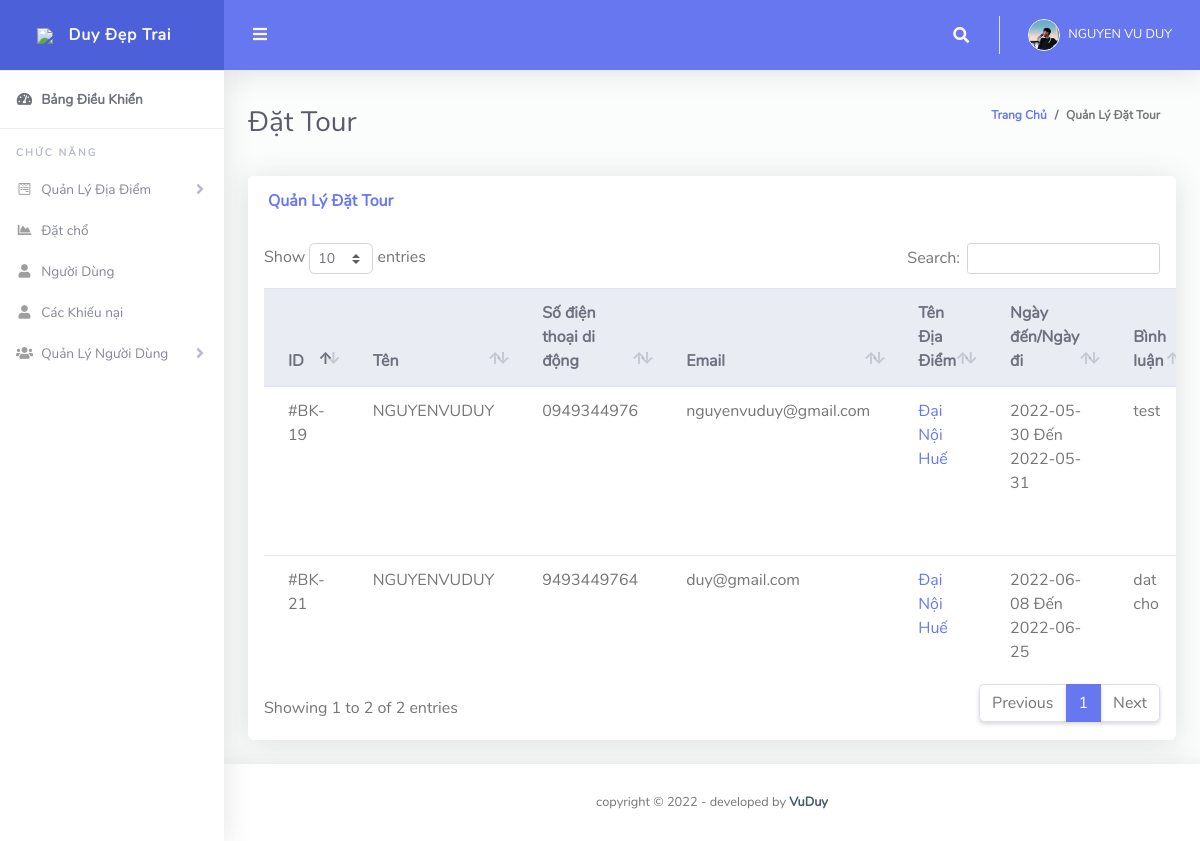
The page /admin/manage_bookings.php (signed in) on the database its author committed.
### tables this page shows
CREATE TABLE `tblusers` (
  `id` int(11) NOT NULL,
  `FullName` varchar(100) DEFAULT NULL,
  `MobileNumber` char(10) DEFAULT NULL,
  `EmailId` varchar(70) DEFAULT NULL,
  `Password` varchar(100) DEFAULT NULL,
  `RegDate` timestamp NULL DEFAULT current_timestamp(),
  `UpdationDate` timestamp NULL DEFAULT NULL ON UPDATE current_timestamp()
);

CREATE TABLE `tblbooking` (
  `BookingId` int(11) NOT NULL,
  `PackageId` int(11) DEFAULT NULL,
  `UserEmail` varchar(100) DEFAULT NULL,
  `FromDate` varchar(100) DEFAULT NULL,
  `ToDate` varchar(100) DEFAULT NULL,
  `Comment` mediumtext DEFAULT NULL,
  `RegDate` timestamp NULL DEFAULT current_timestamp(),
  `status` int(11) DEFAULT NULL,
  `CancelledBy` varchar(5) DEFAULT NULL,
  `UpdationDate` timestamp NULL DEFAULT NULL ON UPDATE current_timestamp()
);

CREATE TABLE `tbltourpackages` (
  `PackageId` int(11) NOT NULL,
  `PackageName` varchar(200) DEFAULT NULL,
  `PackageType` mediumtext DEFAULT NULL,
  `PackageLocation` varchar(10000) DEFAULT NULL,
  `PackagePrice` varchar(1100) DEFAULT NULL,
  `PackageFetures` varchar(255) DEFAULT NULL,
  `PackageDetails` mediumtext DEFAULT NULL,
  `PackageImage` varchar(100) DEFAULT NULL,
  `Creationdate` timestamp NULL DEFAULT current_timestamp(),
  `UpdationDate` timestamp NULL DEFAULT NULL ON UPDATE current_timestamp()
);

### admin/manage_bookings.php (the view, shortened to what this page needs)
<?php
include('includes/checklogin.php');
?>
<!DOCTYPE html>
<html lang="en">
<head>
  <link href="vendor/fontawesome-free/css/all.min.css" rel="stylesheet" type="text/css">
  <link href="vendor/bootstrap/css/bootstrap.min.css" rel="stylesheet" type="text/css">
  <link href="css/ruang-admin.min.css" rel="stylesheet">
  <link href="vendor/datatables/dataTables.bootstrap4.min.css" rel="stylesheet">
</head>
<body id="page-top">
  <div id="wrapper">
    <?php include('includes/sidebar.php');?>
    <div id="content-wrapper" class="d-flex flex-column">
      <div id="content">
        <?php include('includes/header.php');?>
        <div class="container-fluid" id="container-wrapper">
          <div class="d-sm-flex align-items-center justify-content-between mb-4">
            <h1 class="h3 mb-0 text-gray-800">Đặt Tour</h1>
            <ol class="breadcrumb">
              <li class="breadcrumb-item"><a href="dashboard.php">Trang Chủ</a></li>
              <li class="breadcrumb-item active" aria-current="page">Quản Lý Đặt Tour</li>
            </ol>
          </div>
          <div class="row">
            <div class="col-lg-12">
              <div class="card mb-4">
                <div class="card-header py-3 d-flex flex-row align-items-center justify-content-between">
                  <h6 class="m-0 font-weight-bold text-primary">Quản Lý Đặt Tour</h6>
                </div>
                <div class="table-responsive p-3">
                  <table class="table align-items-center table-flush table-hover" id="dataTableHover">
                    <thead class="thead-light">
                      <tr>
                        <th>ID</th>
                        <th>Tên</th>
                        <th>Số điện thoại di động</th>
                        <th>Email </th>
                        <th>Tên Địa Điểm  </th>
                        <th>Ngày đến/Ngày đi </th>
                        <th>Bình luận </th>
                      </tr>
                    </thead>
                    <tbody>
                     <?php $sql = "SELECT tblbooking.BookingId as bookid,tblusers.FullName as fname,tblusers.MobileNumber as mnumber,tblusers.EmailId as email,tbltourpackages.PackageName as pckname,tblbooking.PackageId as pid,tblbooking.FromDate as fdate,tblbooking.ToDate as tdate,tblbooking.Comment as comment,tblbooking.status as status,tblbooking.CancelledBy as cancelby,tblbooking.UpdationDate as upddate from tblusers join  tblbooking on  tblbooking.UserEmail=tblusers.EmailId join tbltourpackages on tbltourpackages.PackageId=tblbooking.PackageId";
                     $query = $dbh -> prepare($sql);
                     $query->execute();
                     $results=$query->fetchAll(PDO::FETCH_OBJ);
                     if($query->rowCount() > 0)
                     {
                      foreach($results as $result)
                        {       ?>
                          <tr>
                            <td>#BK-<?php echo htmlentities($result->bookid);?></td>
                            <td><?php echo htmlentities($result->fname);?></td>
                            <td><?php echo htmlentities($result->mnumber);?></td>
                            <td><?php echo htmlentities($result->email);?></td>
                            <td><a href="update_packages.php?pid=<?php echo htmlentities($result->pid);?>"><?php echo htmlentities($result->pckname);?></a></td>
                            <td><?php echo htmlentities($result->fdate);?> Đến <?php echo htmlentities($result->tdate);?></td>
                            <td><?php echo htmlentities($result->comment);?></td>
                          </tr>
                          <?php $cnt=$cnt+1;
                        }
                      }?>
                    </tbody>
                  </table>
                </div>
              </div>
            </div>
          </div>
        </div>
      </div>
      <?php include('includes/footer.php');?>
    </div>
  </div>
</body>
</html>

### admin/includes/header.php (shortened to what this page needs)
 <nav class="navbar navbar-expand navbar-light bg-navbar topbar mb-4 static-top">
  <button id="sidebarToggleTop" class="btn btn-link rounded-circle mr-3">
    <i class="fa fa-bars"></i>
  </button>
  <ul class="navbar-nav ml-auto">
    <li class="nav-item dropdown no-arrow">
      <a class="nav-link dropdown-toggle" href="#" id="searchDropdown" role="button" data-toggle="dropdown" aria-haspopup="true" aria-expanded="false">
        <i class="fas fa-search fa-fw"></i>
      </a>
    </li>
    <li class="nav-item dropdown no-arrow">
      <?php
      $aid=$_SESSION['odmsaid'];
      $sql="SELECT * from  tbladmin where ID=:aid";
      $query = $dbh -> prepare($sql);
      $query->bindParam(':aid',$aid,PDO::PARAM_STR);
      $query->execute();
      $results=$query->fetchAll(PDO::FETCH_OBJ);
      if($query->rowCount() > 0)
      {
        foreach($results as $row)
        {
          ?>
          <a class="nav-link dropdown-toggle" href="#" id="userDropdown" role="button" data-toggle="dropdown" aria-haspopup="true" aria-expanded="false">
           <?php
           if($row->Photo=="avatar15.jpg")
           {
            ?>
            <img class="img-profile rounded-circle"src="img/avatar15.jpg" style="max-width: 60px">
            <?php
          } else {
            ?>
            <img class="img-profile rounded-circle" src="profileimages/<?php  echo $row->Photo;?>" style="max-width: 60px">
            <?php
          } ?>
          <span class="ml-2 d-none d-lg-inline text-white small"><?php  echo $row->FirstName;?> <?php  echo $row->LastName;?></span>
        </a>
        <?php
      }
    } ?>
  </li>
</ul>
</nav>

### rows shown on the page
tblusers: tblbooking.BookingId "19", FullName "NGUYENVUDUY", MobileNumber "0949344976", EmailId "nguyenvuduy@gmail.com", tbltourpackages.PackageName "Đại Nội Huế", tblbooking.FromDate "2022-05-30", tblbooking.ToDate "2022-05-31", tblbooking.Comment "test"
tblusers: tblbooking.BookingId "21", FullName "NGUYENVUDUY", MobileNumber "9493449764", EmailId "duy@gmail.com", tbltourpackages.PackageName "Đại Nội Huế", tblbooking.FromDate "2022-06-08", tblbooking.ToDate "2022-06-25", tblbooking.Comment "dat cho"

### other values the page prints
$row->FirstName "NGUYEN"
$row->LastName "VU DUY"
